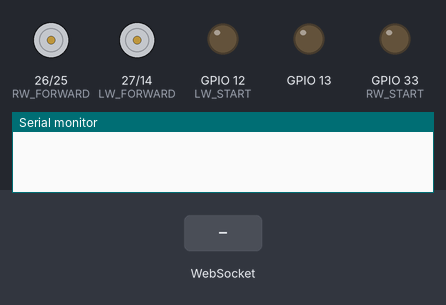
A sketch run on a simulated ESP32. Parts: motor-driver pin pairs drawn as motors (green arrow = first pin HIGH = forward, orange = second pin HIGH = backward, longer = more drive), output pins drawn as LEDs (lit = HIGH), the last lines printed to the serial monitor. Inputs (shaded band) come from the test bench. WiFi joins after 1.5 s; servers stay silent unless stated.

Above: at 2.7 s.
2.8 s: WebSocket text "iot:" received
At 3.1 s:
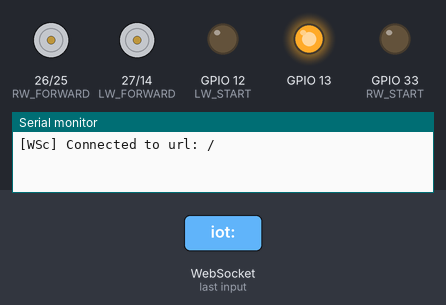
4.3 s: WebSocket text "client:run" received
At 5.4 s:
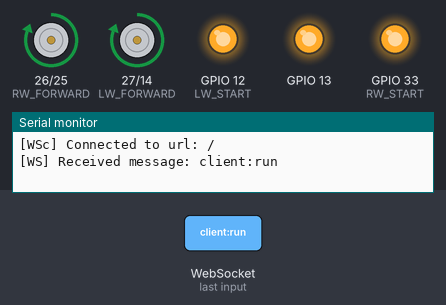
5.8 s: WebSocket text "client:led-off" received
At 6.6 s:
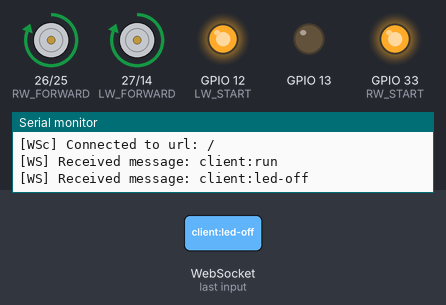
7.3 s: WebSocket text "client:backward" received
At 7.7 s:
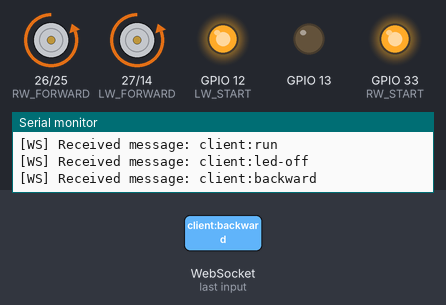
8.8 s: WebSocket text "client:led-on" received
At 10.0 s:
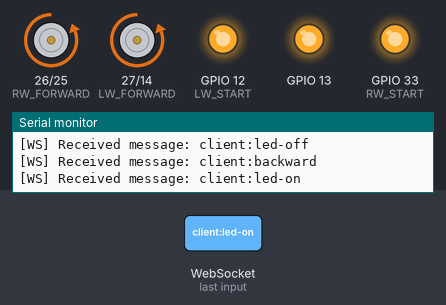
Timing chart, 0 to 11.3 s (numbered marks = the images above; inputs shaded):
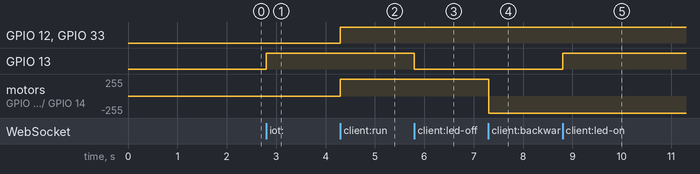

Measured:
- after the input at 2.8 s, GPIO 13: LOW → HIGH at once
- after the input at 4.3 s, GPIO 12 (LW_START), GPIO 33 (RW_START): LOW → HIGH at once; motor on GPIO 26 (RW_FORWARD) / GPIO 25 (RW_BACKWARD), motor on GPIO 27 (LW_FORWARD) / GPIO 14 (LW_BACKWARD): stopped → forward 255/255 at once
- after the input at 5.8 s, GPIO 13: HIGH → LOW at once
- after the input at 7.3 s, motor on GPIO 26 (RW_FORWARD) / GPIO 25 (RW_BACKWARD), motor on GPIO 27 (LW_FORWARD) / GPIO 14 (LW_BACKWARD): forward 255/255 → backward 255/255 at once
- after the input at 8.8 s, GPIO 13: LOW → HIGH at once

The sketch:

R2D2_Source.ino
```cpp
#include <Arduino.h>
#include <WiFi.h>
#include <WiFiMulti.h>
#include <WebSocketsClient.h>


WiFiMulti wiFiMulti;
WebSocketsClient webSocket;

#define USE_SERIAL Serial

#define LW_START 12
#define LW_FORWARD 27
#define LW_BACKWARD 14

#define RW_START 33
#define RW_FORWARD 26
#define RW_BACKWARD 25


void onSocketMessage(char* message);

void hexdump(const void *mem, uint32_t len, uint8_t cols = 16) {
	const uint8_t* src = (const uint8_t*) mem;
	USE_SERIAL.printf("\n[HEXDUMP] Address: 0x%08X len: 0x%X (%d)", (ptrdiff_t)src, len, len);
	for(uint32_t i = 0; i < len; i++) {
		if(i % cols == 0) {
			USE_SERIAL.printf("\n[0x%08X] 0x%08X: ", (ptrdiff_t)src, i);
		}
		USE_SERIAL.printf("%02X ", *src);
		src++;
	}
	USE_SERIAL.printf("\n");
}

void webSocketEvent(WStype_t type, uint8_t * payload, size_t length) {

	switch(type) {
		case WStype_DISCONNECTED:
			USE_SERIAL.printf("[WSc] Disconnected!\n");
			digitalWrite(13, LOW);
			break;
		case WStype_CONNECTED:
			USE_SERIAL.printf("[WSc] Connected to url: %s\n", payload);
			digitalWrite(13, HIGH);
			// send message to server when Connected
			webSocket.sendTXT("iot:connected");
			break;
		case WStype_TEXT:
			onSocketMessage((char*)payload);
			break;
		case WStype_BIN:
			USE_SERIAL.printf("[WSc] get binary length: %u\n", length);
			hexdump(payload, length);

			// send data to server
			// webSocket.sendBIN(payload, length);
			break;
		case WStype_ERROR:
		case WStype_FRAGMENT_TEXT_START:
		case WStype_FRAGMENT_BIN_START:
		case WStype_FRAGMENT:
		case WStype_FRAGMENT_FIN:
			break;
	}

}

void setup() {
	USE_SERIAL.begin(115200);

	//Serial.setDebugOutput(true);
	USE_SERIAL.setDebugOutput(true);

  wiFiMulti.enableIPv6(true);
	wiFiMulti.addAP("PoleDeVinci_Private", "Creatvive_Lab_2024");

	//WiFi.disconnect();
	while(wiFiMulti.run(5000, true) != WL_CONNECTED) {
		delay(100);
	}

	webSocket.beginSslWithBundle("r2d2.a4.creativlab.ovh", 443, "/", NULL);

	// event handler
	webSocket.onEvent(webSocketEvent);

	// try ever 5000 again if connection has failed
	webSocket.setReconnectInterval(1000);

	// Let's fun
	pinMode(13, OUTPUT);
	pinMode(LW_START, OUTPUT);
	pinMode(LW_FORWARD, OUTPUT);
	pinMode(LW_BACKWARD, OUTPUT);
  pinMode(RW_START, OUTPUT);
	pinMode(RW_FORWARD, OUTPUT);
	pinMode(RW_BACKWARD, OUTPUT);
}

void onSocketMessage(char* message) {
	String msg = String(message);
	if (msg.startsWith("iot:")) {
		return; // skip msgs from myself
	}
	USE_SERIAL.printf("[WS] Received message: %s\n", message);
	// Process the message
	if (msg == "client:ping-request") {
		webSocket.sendTXT("iot:ping-response");
		return;
	}
	if (msg == "client:led-on") return digitalWrite(13, HIGH);
	if (msg == "client:led-off") return digitalWrite(13, LOW);
	if (msg == "client:run" || msg == "client:forward") {
		digitalWrite(LW_START, HIGH);
		digitalWrite(LW_FORWARD, HIGH);
		digitalWrite(LW_BACKWARD, LOW);
    digitalWrite(RW_START, HIGH);
		digitalWrite(RW_FORWARD, HIGH);
		digitalWrite(RW_BACKWARD, LOW);
	}
	if (msg == "client:backward") {
		digitalWrite(LW_START, HIGH);
		digitalWrite(LW_FORWARD, LOW);
		digitalWrite(LW_BACKWARD, HIGH);
    digitalWrite(RW_START, HIGH);
		digitalWrite(RW_FORWARD, LOW);
		digitalWrite(RW_BACKWARD, HIGH);
	}
	if (msg == "client:stop") {
		digitalWrite(LW_START, LOW);
		digitalWrite(LW_FORWARD, LOW);
		digitalWrite(LW_BACKWARD, LOW);
    digitalWrite(RW_START, LOW);
		digitalWrite(RW_FORWARD, LOW);
		digitalWrite(RW_BACKWARD, LOW);
	}
  if (msg == "client:left") {
		digitalWrite(LW_START, HIGH);
		digitalWrite(LW_FORWARD, HIGH);
		digitalWrite(LW_BACKWARD, LOW);
    digitalWrite(RW_START, HIGH);
		digitalWrite(RW_FORWARD, LOW);
		digitalWrite(RW_BACKWARD, HIGH);
	}
  if (msg == "client:right") {
		digitalWrite(LW_START, HIGH);
		digitalWrite(LW_FORWARD, LOW);
		digitalWrite(LW_BACKWARD, HIGH);
    digitalWrite(RW_START, HIGH);
		digitalWrite(RW_FORWARD, HIGH);
		digitalWrite(RW_BACKWARD, LOW);
	}
}

void loop() {
	webSocket.loop();
}
```
